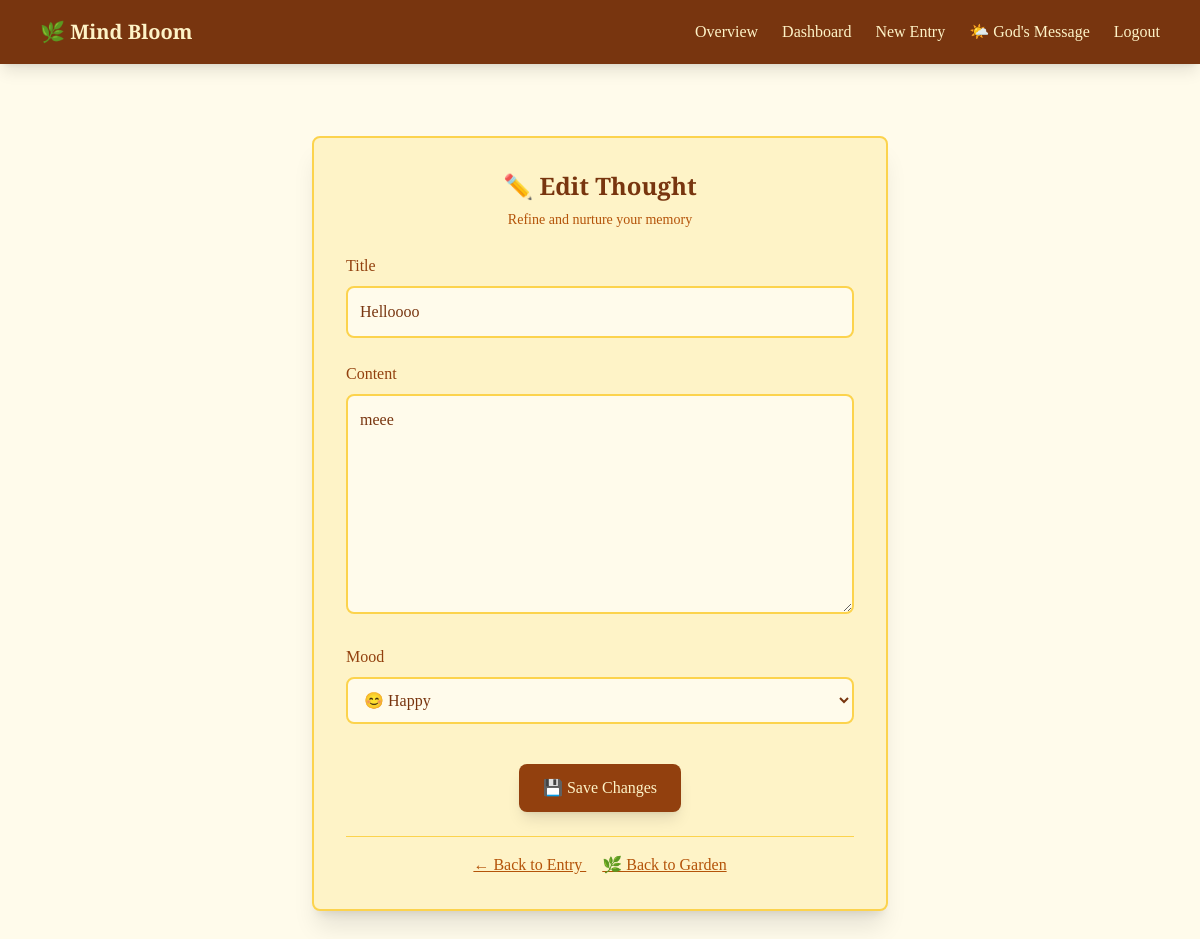
/entry/2/edit/ (signed in), run on the app's committed database.
### core/models.py (models this page shows, shortened)
class Entry(models.Model):
    MOODS = [
        ('happy', '😊 Happy & Joyful'),
        ('sad', '😢 Sad & Melancholy'),
        ('excited', '🎉 Excited & Energetic'),
        ('calm', '😌 Calm & Peaceful'),
        ('anxious', '😰 Anxious & Worried'),
        ('grateful', '🙏 Grateful & Thankful'),
        ('reflective', '🤔 Reflective & Thoughtful'),
        ('creative', '🎨 Creative & Inspired'),
        ('nostalgic', '💭 Nostalgic & Reminiscent'),
    ]
    user = models.ForeignKey(User, on_delete=models.CASCADE)
    memory_title = models.CharField(max_length=200)
    content = models.TextField()
    created_at = models.DateTimeField(auto_now_add=True)
    last_watered = models.DateTimeField(default=timezone.now)
    is_dead = models.BooleanField(default=False)  # ✅ BooleanField
    mood = models.CharField(max_length=20, choices=MOODS, default='happy')

### core/views.py (the view)
# urls.py: path('entry/<int:entry_id>/edit/', views.edit_entry, name='edit_entry'),
@login_required
def edit_entry(request, entry_id):
    entry = get_object_or_404(Entry, id=entry_id, user=request.user)
    if request.method == 'POST':
        form = EntryForm(request.POST, instance=entry)
        if form.is_valid():
            form.save()
            return redirect('dashboard')
    else:
        form = EntryForm(instance=entry)
    return render(request, 'journal/edit_entry.html', {'form': form, 'entry': entry})

### core/forms.py
class EntryForm(forms.ModelForm):
    class Meta:
        model = Entry
        fields = ['memory_title', 'content', 'mood']
        widgets = {
            'memory_title': forms.Textarea(attrs={
                'rows': 2, 'class': 'resize-none rounded w-full p-2'
            }),
            'content': forms.Textarea(attrs={
                'rows': 6, 'class': 'resize-none rounded w-full p-2'
            }),
            'mood': forms.Select(attrs={
                'class': 'rounded w-full p-2 border border-gray-300'
            }),
        }

### templates/journal/edit_entry.html (shortened to what this page needs)
{% extends "base.html" %}
{% block content %}
<div class="max-w-xl mx-auto mt-10 bg-amber-100 border-2 border-amber-300 rounded-lg shadow-xl p-8">
  <div class="text-center mb-6">
    <h2 class="font-display text-2xl font-semibold text-amber-900 mb-2">✏️ Edit Thought</h2>
    <p class="text-amber-700 text-sm">Refine and nurture your memory</p>
  </div>
  <form method="POST" class="space-y-6">
    <div>
      <label class="block text-amber-800 font-medium mb-2">Title</label>
      <input type="text"
             name="memory_title"
             value="{{ form.memory_title.value|default:'' }}"
             class="w-full border-2 border-amber-300 rounded-lg p-3 bg-amber-50 text-amber-900 focus:border-amber-500 focus:outline-none focus:ring-2 focus:ring-amber-200 transition-all font-serif"
             placeholder="Give your thought a meaningful title">
    </div>
    <div>
      <label class="block text-amber-800 font-medium mb-2">Content</label>
      <textarea name="content"
                rows="8"
                class="w-full border-2 border-amber-300 rounded-lg p-3 bg-amber-50 text-amber-900 focus:border-amber-500 focus:outline-none focus:ring-2 focus:ring-amber-200 transition-all font-serif resize-vertical"
                placeholder="Pour your thoughts onto the page...">{{ form.content.value|default:'' }}</textarea>
    </div>
    <div>
      <label class="block text-amber-800 font-medium mb-2">Mood</label>
      <select name="mood"
              class="w-full border-2 border-amber-300 rounded-lg p-3 bg-amber-50 text-amber-900 focus:border-amber-500 focus:outline-none focus:ring-2 focus:ring-amber-200 transition-all font-serif">
        <option value="happy" {% if form.mood.value == 'happy' %}selected{% endif %}>😊 Happy</option>
      </select>
    </div>
    <div class="text-center pt-4">
      <button type="submit"
              class="bg-amber-800 hover:bg-amber-900 text-amber-100 font-medium px-6 py-3 rounded-lg transition-colors duration-200 shadow-lg hover:shadow-xl font-serif">
        💾 Save Changes
      </button>
    </div>
  </form>
  <div class="mt-6 pt-4 border-t border-amber-300 text-center">
    <a href="{% url 'view_entry' entry.id %}"
       class="text-amber-700 hover:text-amber-900 underline mr-4">
      ← Back to Entry
    </a>
    <a href="{% url 'dashboard' %}"
       class="text-amber-700 hover:text-amber-900 underline">
      🌿 Back to Garden
    </a>
  </div>
</div>
{% endblock %}

### data on the page
Entry: memory_title "Helloooo", content "meee", mood "😊 Happy"
